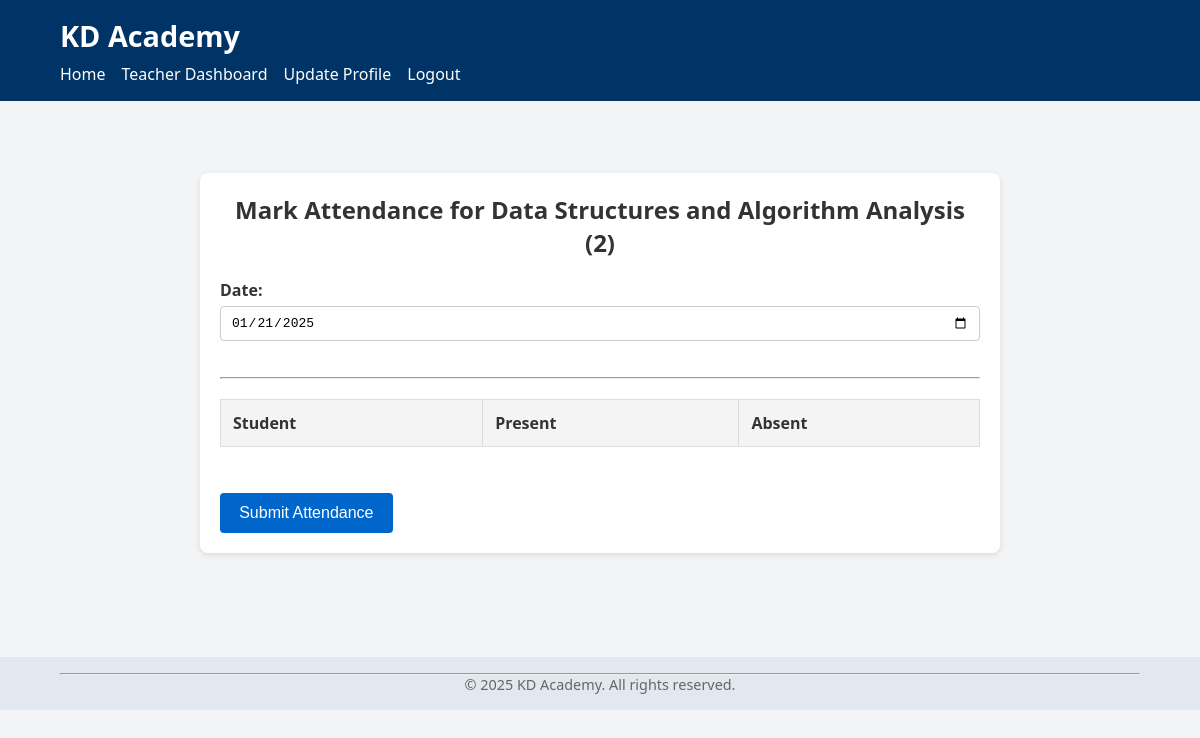
The app's page /teacher/course_attendance/1 (signed in), older data.
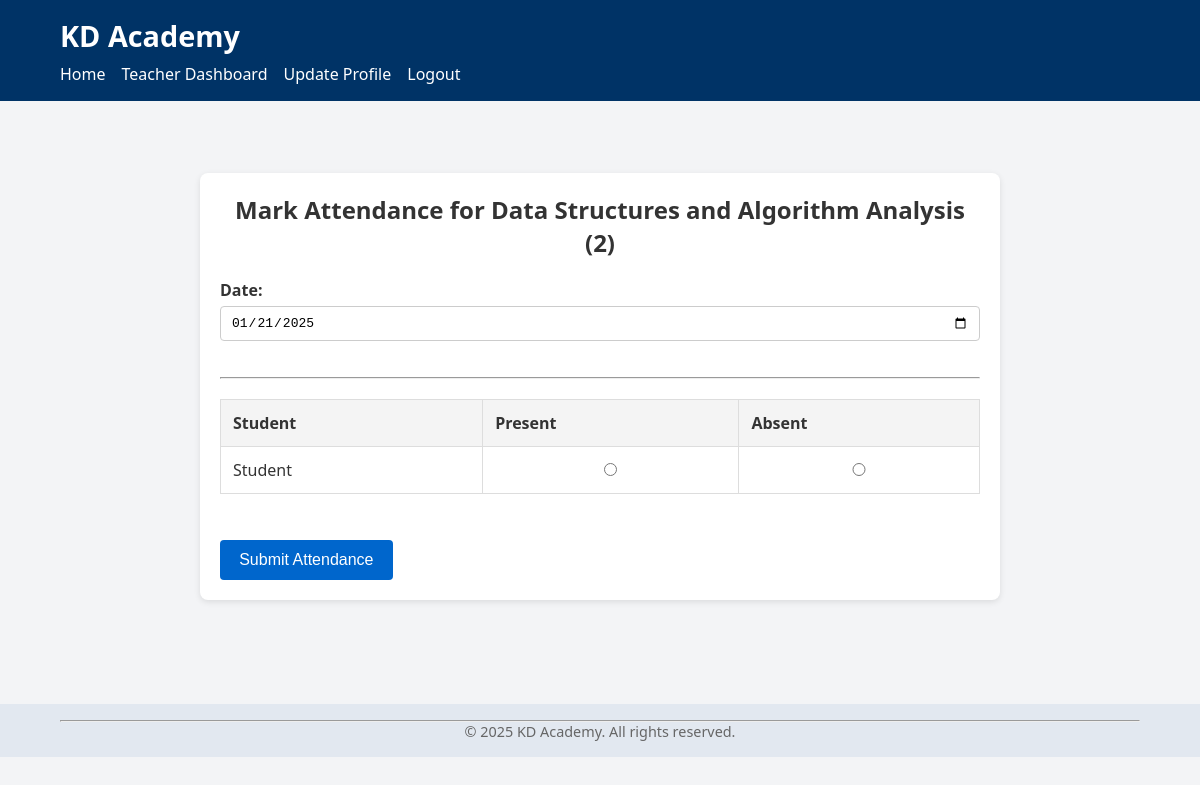
The same page, newer data.
### tables this page shows
CREATE TABLE enrollments (
            id INTEGER PRIMARY KEY AUTOINCREMENT,
            user_id INTEGER NOT NULL,
            course_id INTEGER NOT NULL,
            FOREIGN KEY (user_id) REFERENCES users(id),
            FOREIGN KEY (course_id) REFERENCES courses(id)
        );

CREATE TABLE users (
            id INTEGER PRIMARY KEY AUTOINCREMENT,
            username TEXT NOT NULL UNIQUE,
            password TEXT NOT NULL,
            role TEXT NOT NULL
            -- e.g., 'student', 'teacher', 'admin'
        );

### app.py (the view)
@app.route("/teacher/course_attendance/<int:course_id>", methods=["GET"])
def course_attendance(course_id):
    if "user_id" not in session or session.get("role") != "teacher":
        return "Access Denied. Teacher Only."
    db = get_db()
    course = db.execute("SELECT * FROM courses WHERE id = ?", (course_id,)).fetchone()
    enrollments = db.execute("""
        SELECT e.id AS enrollment_id, u.username AS student_name
        FROM enrollments e
        JOIN users u ON e.user_id = u.id
        WHERE e.course_id = ?
    """, (course_id,)).fetchall()
    return render_template("course_attendance.html", course=course, enrollments=enrollments)

### app.py (called while the page is built)
def get_db():
    db = getattr(g, "_database", None)
    if db is None:
        db = g._database = sqlite3.connect(DATABASE)
        db.row_factory = sqlite3.Row
    return db

@app.teardown_appcontext
def close_connection(exception):
    db = getattr(g, "_database", None)
    if db is not None:
        db.close()

### templates/course_attendance.html (shortened to what this page needs)
{% extends "base.html" %}
{% block content %}
<section class="mark-attendance">
    <h2>Mark Attendance for {{ course.name }} ({{ course.semester }})</h2>
    <form method="POST" action="{{ url_for('process_attendance', course_id=course.id) }}" class="attendance-form">
        <div class="form-group">
            <label for="attendance_date">Date:</label>
            <input type="date" id="attendance_date" name="attendance_date" required>
        </div>
        <hr>
        <div class="table-responsive">
            <table class="attendance-table">
                <thead>
                    <tr>
                        <th>Student</th>
                        <th>Present</th>
                        <th>Absent</th>
                    </tr>
                </thead>
                <tbody>
                    {% for e in enrollments %}
                    <tr>
                        <td>{{ e.student_name }}</td>
                        <td>
                            <input type="radio" name="status_{{ e.enrollment_id }}" value="present" required>
                        </td>
                        <td>
                            <input type="radio" name="status_{{ e.enrollment_id }}" value="absent" required>
                        </td>
                    </tr>
                    {% endfor %}
                </tbody>
            </table>
        </div>
        <br>
        <button type="submit" class="submit-button">Submit Attendance</button>
    </form>
</section>
{% endblock %}

Row changes from the older to the newer data that the page shows:
added enrollments: student_name "Student"
